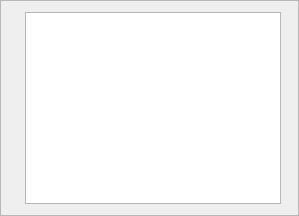
          <widget class="QFrame" name="frame_2">
           <property name="sizePolicy">
            <sizepolicy hsizetype="Expanding" vsizetype="Expanding">
             <horstretch>0</horstretch>
             <verstretch>0</verstretch>
            </sizepolicy>
           </property>
           <property name="minimumSize">
            <size>
             <width>0</width>
             <height>100</height>
            </size>
           </property>
           <property name="maximumSize">
            <size>
             <width>16777215</width>
             <height>600</height>
            </size>
           </property>
           <property name="frameShape">
            <enum>QFrame::Shape::StyledPanel</enum>
           </property>
           <property name="frameShadow">
            <enum>QFrame::Shadow::Raised</enum>
           </property>
           <layout class="QGridLayout" name="gridLayout_8">
            <item row="0" column="1">
             <widget class="QTextBrowser" name="ingreso_preview_text">
              <property name="font">
               <font>
                <pointsize>9</pointsize>
                <bold>false</bold>
               </font>
              </property>
              <property name="html">
               <string>&lt;!DOCTYPE HTML PUBLIC &quot;-//W3C//DTD HTML 4.0//EN&quot; &quot;http://www.w3.org/TR/REC-html40/strict.dtd&quot;&gt;
&lt;html&gt;&lt;head&gt;&lt;meta name=&quot;qrichtext&quot; content=&quot;1&quot; /&gt;&lt;meta charset=&quot;utf-8&quot; /&gt;&lt;style type=&quot;text/css&quot;&gt;
p, li { white-space: pre-wrap; }
hr { height: 1px; border-width: 0; }
li.unchecked::marker { content: &quot;\2610&quot;; }
li.checked::marker { content: &quot;\2612&quot;; }
&lt;/style&gt;&lt;/head&gt;&lt;body style=&quot; font-family:'Segoe UI'; font-size:9pt; font-weight:400; font-style:normal;&quot;&gt;
&lt;p style=&quot;-qt-paragraph-type:empty; margin-top:12px; margin-bottom:12px; margin-left:0px; margin-right:0px; -qt-block-indent:0; text-indent:0px;&quot;&gt;&lt;br /&gt;&lt;/p&gt;&lt;/body&gt;&lt;/html&gt;</string>
              </property>
             </widget>
            </item>
            <item row="0" column="2">
             <widget class="PlotWidget" name="ingreso_preview_graph" native="true">
              <property name="sizePolicy">
               <sizepolicy hsizetype="Expanding" vsizetype="Expanding">
                <horstretch>0</horstretch>
                <verstretch>0</verstretch>
               </sizepolicy>
              </property>
              <property name="font">
               <font>
                <pointsize>9</pointsize>
                <bold>false</bold>
               </font>
              </property>
              <property name="autoFillBackground">
               <bool>false</bool>
              </property>
             </widget>
            </item>
            <item row="0" column="0">
             <widget class="QLabel" name="ingreso_preview_image">
              <property name="sizePolicy">
               <sizepolicy hsizetype="Expanding" vsizetype="Expanding">
                <horstretch>0</horstretch>
                <verstretch>0</verstretch>
               </sizepolicy>
              </property>
              <property name="font">
               <font>
                <pointsize>9</pointsize>
                <bold>false</bold>
               </font>
              </property>
              <property name="text">
               <string/>
              </property>
              <property name="alignment">
               <set>Qt::AlignmentFlag::AlignCenter</set>
              </property>
             </widget>
            </item>
           </layout>
          </widget>
